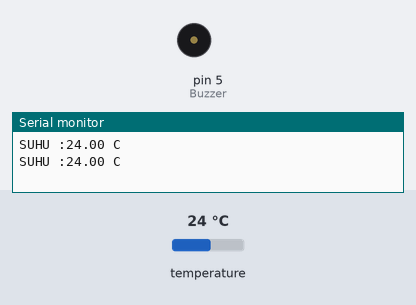
Bench run of a sketch on a simulated Arduino Uno, built with avr-gcc and run on an emulated ATmega328P. Shown: buzzer (waves = sounding, pin HIGH), the last lines printed to the serial monitor. Inputs (shaded band) come from the test bench; at power-on: temperature 24 °C.

Above: at 2.3 s.
2.4 s: temperature set to 29.1 °C
4.2 s: temperature set to 30.6 °C
At 5.3 s:
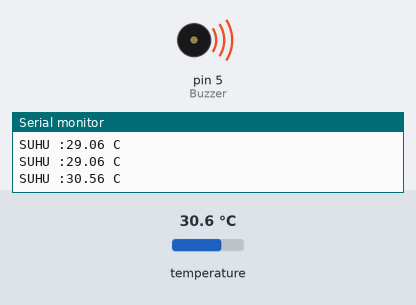
7.8 s: temperature set to 12 °C
At 8.9 s:
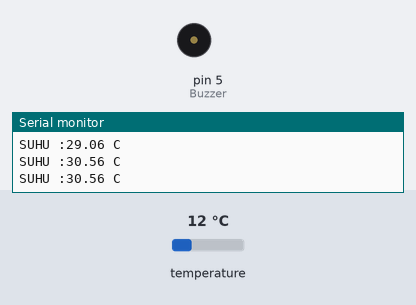
Timing chart, 0 to 10.8 s (numbered marks = the images above; inputs shaded):
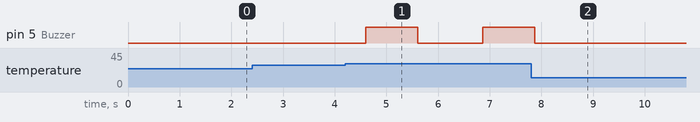

The sketch:

5.Sensor_Dallas_Temperature.ino
```cpp
//INISIALISASI
#include <OneWire.h>
#include <DallasTemperature.h>

int Buzzer=5;
int sensorSuhu=2;
OneWire oneWire(sensorSuhu);
DallasTemperature sensors(&oneWire);

void setup() {
  Serial.begin(9600);
  sensors.begin();
  pinMode(Buzzer,OUTPUT);

}

void loop() {
  //BACA SENSOR
  sensors.requestTemperatures();
  float bacaSuhu=sensors.getTempCByIndex(0);

  //PRINT SERIAL
  Serial.print("SUHU :");
  Serial.print(bacaSuhu);
  Serial.print(" C");
  Serial.println();

  //LOGIKA
  if(bacaSuhu>=30){
    digitalWrite(Buzzer,HIGH);
    delay(1000);
    digitalWrite(Buzzer,LOW);
    delay(500);
  }
  else{
    digitalWrite(Buzzer,LOW);
  }
  /*
  if(bacaSuhu!=DEVICE_DISCONNECTED_C){
    Serial.print("Data Suhu Yang Terbaca Pada Bus 1 (index0):");
    Serial.println(bacaSuhu);
  }
  else{
    Serial.println("Error:Sensor Pada Index 0 Tidak Ditemukan!");
  }
  */
}
```

Measured:
- the behaviour switches between 29.9 and 30 °C on temperature (found by bisection; images 0 and 1)
- after the input at 4.2 s, pin 5 (Buzzer): LOW → HIGH after 0.40 s, → LOW 1.0 s later, → HIGH 1.3 s later
- after the input at 7.8 s, pin 5 (Buzzer): goes on until 7.9 s, then stays LOW
